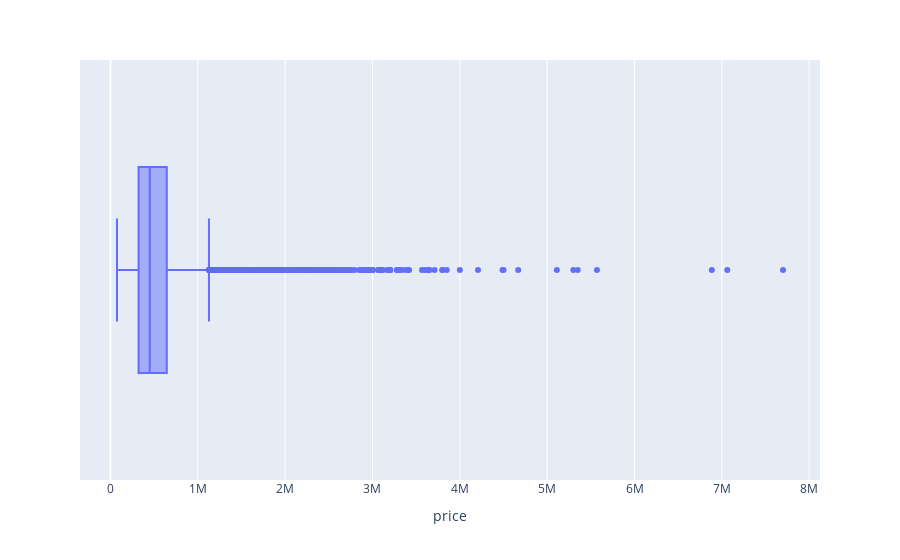

Write notebook code for a chart like this one.
### Code cell
fig2 = px.box(df, x='price')
fig2.show()

### Figure 1 — Plotly figure (JSON) as saved in the notebook; plotly's stock layout.template omitted (floating-point values rounded to 4 significant figures; data arrays with more than 128 entries replaced by an {"elided": "..."} marker saying what was removed)
{"data": [{"alignmentgroup": "True", "hovertemplate": "price=%{x}<extra></extra>", "legendgroup": "", "marker": {"color": "#636efa"}, "name": "", "notched": false, "offsetgroup": "", "orientation": "h", "showlegend": false, "type": "box", "x": {"elided": "21613 float values"}, "x0": " ", "xaxis": "x", "y0": " ", "yaxis": "y"}], "layout": {"boxmode": "group", "legend": {"tracegroupgap": 0}, "margin": {"t": 60}, "xaxis": {"anchor": "y", "domain": [0, 1], "title": {"text": "price"}}, "yaxis": {"anchor": "x", "domain": [0, 1]}}}
